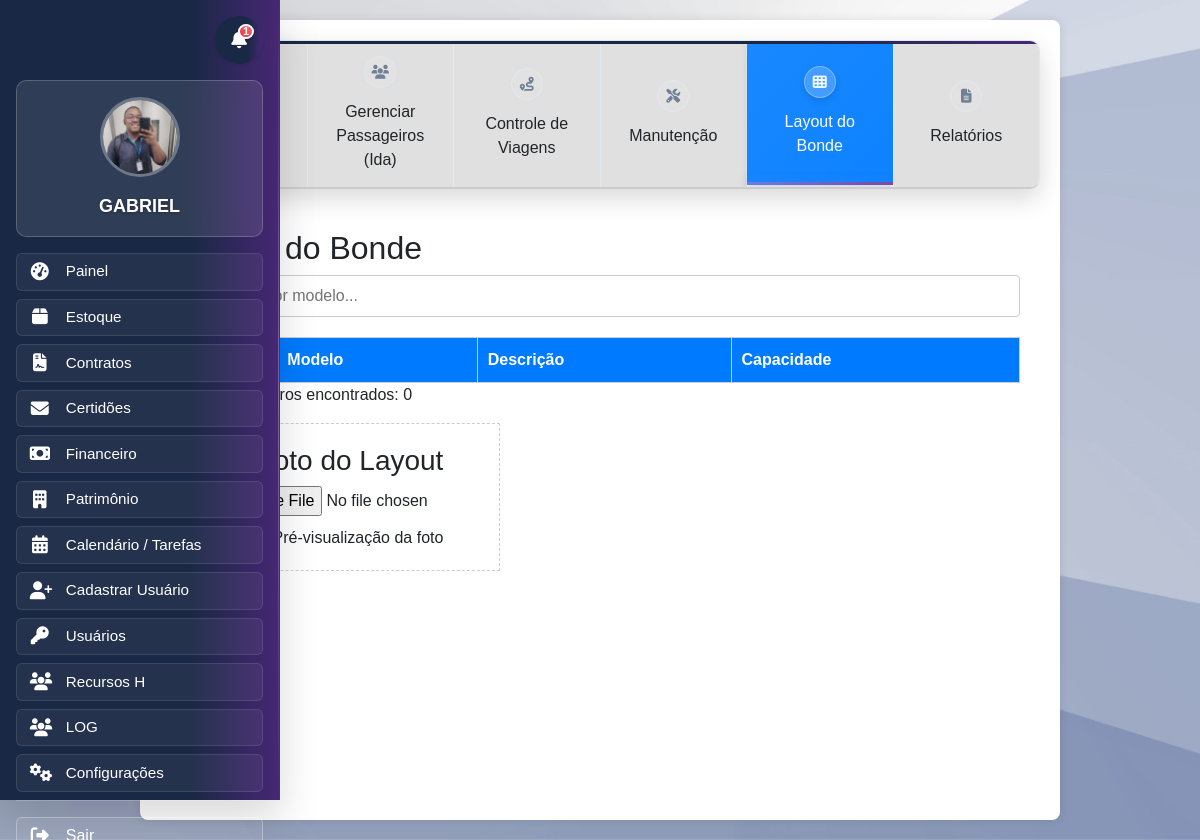
The page /operacao.php (signed in) on the database as committed earlier.
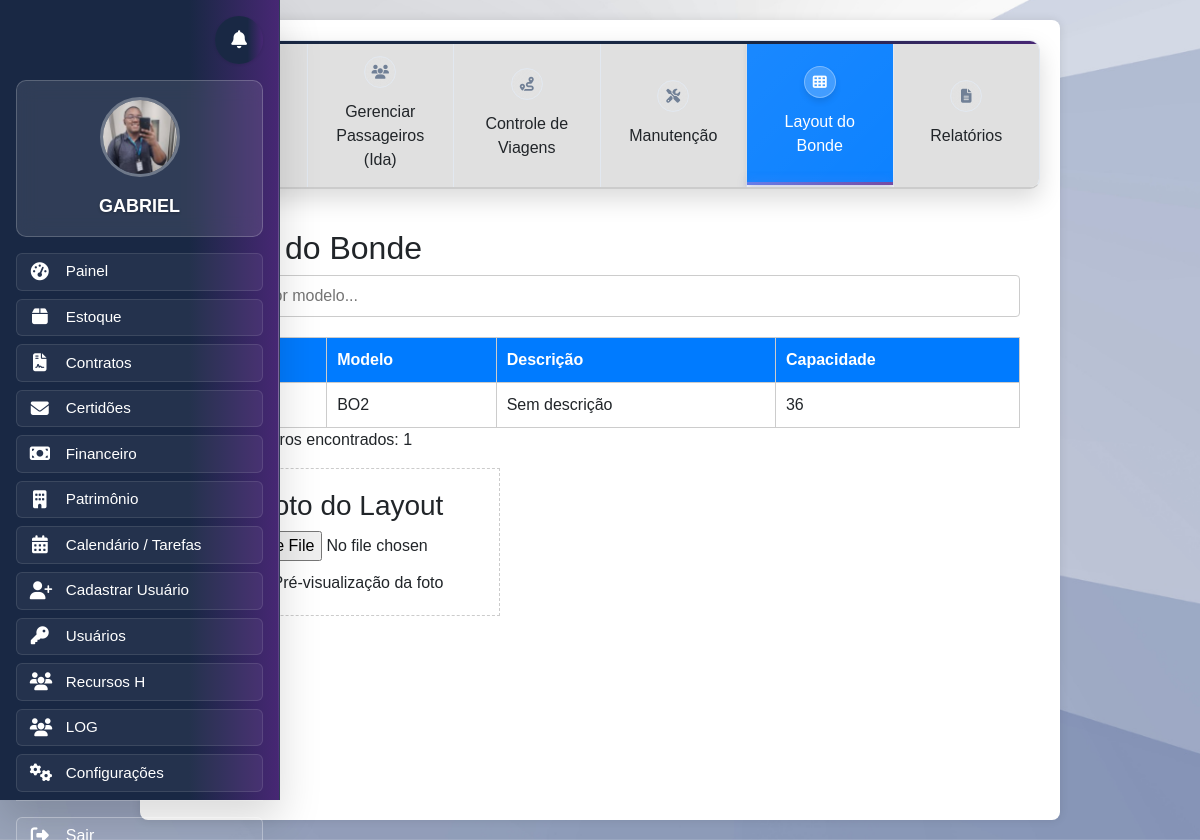
The same page on the database as committed later.
### tables this page shows
CREATE TABLE `bondes` (
  `id` varchar(10) NOT NULL,
  `modelo` varchar(50) NOT NULL,
  `capacidade` int(11) NOT NULL,
  `ano_fabricacao` int(11) NOT NULL,
  `descricao` varchar(255) DEFAULT 'Sem descrição'
);

### operacao.php (the view, shortened to what the changed rows need)
<?php
$stmt_bondes = $pdo->query("SELECT id, modelo, descricao, capacidade FROM bondes");
$bondes = $stmt_bondes->fetchAll(PDO::FETCH_ASSOC);
$search_query = isset($_GET['search']) ? strtolower($_GET['search']) : '';
$filtered_bondes = $search_query ? array_filter($bondes, fn($bonde) => strpos(strtolower($bonde['modelo']), $search_query) !== false) : $bondes;
include 'header.php';
?>
<!DOCTYPE html>
<html lang="Pt-br">
<head>
    <link rel="stylesheet" href="src/bonde/style/bonde.css">
    <link rel="stylesheet" href="src/style/tabs.css">
    <link rel="stylesheet" href="https://cdnjs.cloudflare.com/ajax/libs/font-awesome/6.5.0/css/all.min.css">
</head>
<body>
    <div class="caderno">
        <div class="form-container active" id="layout">
            <h2>Layout do Bonde</h2>
            <div class="form-group">
                <input type="text" id="searchBonde" placeholder="Pesquisar por modelo..." value="<?php echo isset($_GET['search']) ? htmlspecialchars($_GET['search']) : ''; ?>" onkeyup="searchBondes()">
            </div>
            <table id="bondesTable">
                <thead>
                    <tr>
                        <th>ID</th>
                        <th>Modelo</th>
                        <th>Descrição</th>
                        <th>Capacidade</th>
                    </tr>
                </thead>
                <tbody>
                    <?php foreach ($filtered_bondes as $bonde): ?>
                        <tr onclick="editBonde(<?php echo $bonde['id']; ?>, '<?php echo addslashes($bonde['modelo']); ?>', '<?php echo addslashes($bonde['descricao'] ?? ''); ?>', <?php echo $bonde['capacidade']; ?>)">
                            <td>B<?php echo $bonde['id']; ?></td>
                            <td><?php echo htmlspecialchars($bonde['modelo']); ?></td>
                            <td><?php echo htmlspecialchars($bonde['descricao'] ?? 'Sem descrição'); ?></td>
                            <td><?php echo $bonde['capacidade']; ?></td>
                        </tr>
                    <?php endforeach; ?>
                </tbody>
            </table>
            <p>Total de registros encontrados: <?php echo count($filtered_bondes); ?></p>
            <div class="photo-upload">
                <h3>Foto do Layout</h3>
                <input type="file" id="layoutPhoto" accept="image/*">
                <img id="previewPhoto" src="" alt="Pré-visualização da foto">
            </div>
        </div>
    </div>
</body>
</html>

### header.php (shortened to what the changed rows need)
<?php
try {
    $setor = $_SESSION['setor'];
    $menuItens = [];
    switch ($setor) {
        case 'administrador':
            $menuItens = [
                ['link' => 'painel.php', 'nome' => 'Painel', 'icon' => 'tachometer-alt'],
                ['link' => 'homeestoque.php', 'nome' => 'Estoque', 'icon' => 'box'],
                ['link' => 'homecontratos.php', 'nome' => 'Contratos', 'icon' => 'file-contract'],
                 ['link' => 'certidoes.php', 'nome' => 'Certidões', 'icon' => 'envelope'],
                ['link' => 'homefinanceiro.php', 'nome' => 'Financeiro', 'icon' => 'money-bill'],
                ['link' => 'homepatrimonio.php', 'nome' => 'Patrimônio', 'icon' => 'building'],
                   ['link' => 'calendar.php', 'nome' => 'Calendário / Tarefas', 'icon' => 'calendar-alt'],
                ['link' => 'cadastro_usuario.php', 'nome' => 'Cadastrar Usuário', 'icon' => 'user-plus'],
                ['link' => 'gerenciarpermissao.php', 'nome' => 'Usuários', 'icon' => 'key'],
                ['link' => 'homeRh.php', 'nome' => 'Recursos H', 'icon' => 'users'],
                ['link' => 'log.php', 'nome' => 'LOG', 'icon' => 'users'],
                ['link' => 'configuracao.php', 'nome' => 'Configurações', 'icon' => 'cogs'],
            ];
            break;
    }
} catch (PDOException $e) {
    die("Erro ao acessar as informações do usuário: " . $e->getMessage());
}
?>
<?php
$setor = $_SESSION['setor'];
$host = 'localhost';
$dbname = 'gm_sicbd';
$user = 'root';
$password = '';
try {
    $pdo = new PDO("mysql:host=$host;dbname=$dbname", $user, $password);
    $pdo->setAttribute(PDO::ATTR_ERRMODE, PDO::ERRMODE_EXCEPTION);
    if ($setor == 'administrador') {
        $query = "SELECT id, mensagem FROM notificacoes WHERE situacao = 'nao lida' ORDER BY data_criacao DESC";
        $stmt = $pdo->query($query);
        $notifications = $stmt->fetchAll(PDO::FETCH_ASSOC);
        $unreadCount = count($notifications);
    } elseif ($setor == 'estoque') {
        $query = "SELECT id, mensagem FROM notificacoes WHERE situacao = 'nao lida' AND (setor = 'estoque' OR setor = 'administrador') ORDER BY data_criacao DESC";
        $stmt = $pdo->query($query);
        $notifications = $stmt->fetchAll(PDO::FETCH_ASSOC);
        $unreadCount = count($notifications);
    } elseif ($setor == 'contratos') {
        $query = "SELECT id, mensagem FROM notificacoes WHERE situacao = 'nao lida' AND (setor = 'contratos' OR setor = 'administrador') ORDER BY data_criacao DESC";
        $stmt = $pdo->query($query);
        $notifications = $stmt->fetchAll(PDO::FETCH_ASSOC);
        $unreadCount = count($notifications);
    } elseif ($setor == 'financeiro') {
        $query = "SELECT id, mensagem FROM notificacoes WHERE situacao = 'nao lida' AND (setor = 'financeiro' OR setor = 'administrador') ORDER BY data_criacao DESC";
        $stmt = $pdo->query($query);
        $notifications = $stmt->fetchAll(PDO::FETCH_ASSOC);
        $unreadCount = count($notifications);
    } else {
        $unreadCount = 0;
        $notifications = [];
    }
} catch (PDOException $e) {
    echo "Erro ao conectar ao banco de dados: " . $e->getMessage();
}
?>
<!DOCTYPE html>
<html lang="pt-br">
<head>
    <link rel="stylesheet" href="src/style/lateral-menu.css">
    <link rel="stylesheet" href="src/style/sino.css">
    <link rel="stylesheet" href="src/style/modal-perfil.css">
    <link rel="stylesheet" href="https://stackpath.bootstrapcdn.com/bootstrap/4.5.2/css/bootstrap.min.css">
    <link rel="stylesheet" href="https://cdnjs.cloudflare.com/ajax/libs/font-awesome/5.15.3/css/all.min.css">
    <link rel="stylesheet" href="https://cdnjs.cloudflare.com/ajax/libs/font-awesome/5.15.4/css/all.min.css">
</head>
<body>
    <div class="wrapper">
        <nav id="sidebar" class="active">
            <div class="notification-system">
                <div class="notification-container">
                    <button class="notification-bell" id="notificacaoLink" data-toggle="dropdown" aria-haspopup="true" aria-expanded="false">
                        <div class="bell-icon">
                            <i class="fa fa-bell"></i>
                        </div>
                        <?php if ($unreadCount > 0): ?>
                            <span class="notification-badge" id="notificationCount"><?= $unreadCount ?></span>
                        <?php endif; ?>
                    </button>
                </div>
            </div>
            <ul class="list-unstyled components">
                <?php foreach ($menuItens as $item): ?>
                    <li>
                        <a href="<?= htmlspecialchars($item['link']) ?>">
                            <i class="fa fa-<?= htmlspecialchars($item['icon']) ?>"></i>
                            <span class="menu-text"><?= htmlspecialchars($item['nome']) ?></span>
                        </a>
                    </li>
                <?php endforeach; ?>
            </ul>
        </nav>
    </div>
</body>
</html>

Rows that differ between the two databases and show on the page:
added bondes: modelo "BO2", descricao "Sem descrição", capacidade "36"
Other text that changed with them:
count($filtered_bondes): "0" → "1"
$unreadCount: "1" → (not shown)
